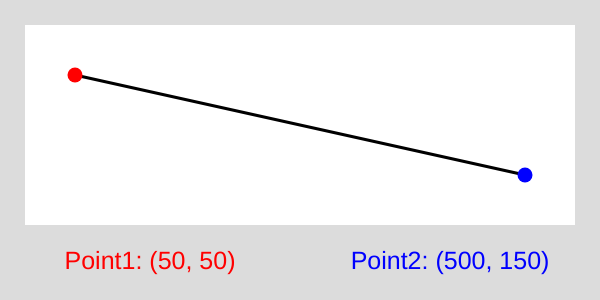
Frame 1 (no input)
Frame 60 (no input): identical to frame 1, image omitted
Frame 120 (the mouse pressed at the canvas centre since frame 60): identical to frame 1, image omitted

The p5.js sketch that drew this single still picture (run headless with seeded random() and noise() and a simulated clock; from frame 60 on, the mouse is pressed at the canvas centre):

// p5.js sketch
// ── sketch.js
let x1, y1, x2, y2;
let gap;

function setup() {
  createCanvas(600, 300);
  rectMode(CENTER);
  gap = 25;
  x1 = gap + 50;
  y1 = gap + 50;
  x2 = gap + 500;
  y2 = gap + 150;
  textAlign(CENTER, CENTER)
  textSize(25)
}

function draw() {
  background(220);
  
  noStroke();
  fill("white");
  rect(width / 2, height / 2 - 25, 550, 200);
  strokeWeight(3);
  stroke("black");
  line(x1, y1, x2, y2);
  noStroke();
  fill("red");
  circle(x1, y1, 15);
  fill("blue");
  circle(x2, y2, 15);
  
  fill('red')
  text(`Point1: (${x1-25}, ${y1-25})`, 150, 262)
  fill('blue')
  text(`Point2: (${x2-25}, ${y2-25})`, 450, 262)
}

function insideRect() {
  return mouseX >= 25 && mouseX <= 575 && mouseY >= 25 && mouseY <= 225;
}

function touchingPoint(x, y) {
  return dist(mouseX, mouseY, x, y) < 15;
}

function mouseDragged() {
  if (insideRect()) {
    if (insideRect() && touchingPoint(x1, y1)) {
      x1 = mouseX;
      y1 = mouseY;
    } else if (touchingPoint(x2, y2)) {
      x2 = mouseX
      y2 = mouseY
    }
  }
}
